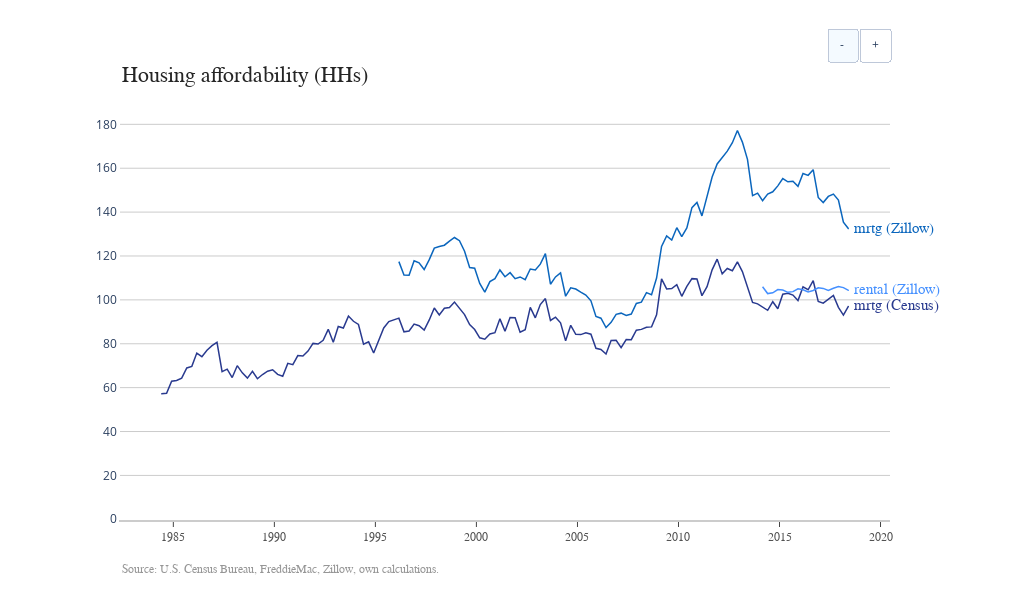

Write notebook code for a chart like this one.
### Code cell
fig = plot_nice(title="Housing affordability (HHs)", dic=dic, df=D[D.aff_Census.notna()], 
          margin=dict(autoexpand=False,l=120,r=130,t=110,), 
          show_series_label=True,
          #function = function, fsize= 20, fx= .550, fy = 1.13, 
          recessions=True,
          vertical_label_gutter=0, source = 'U.S. Census Bureau, FreddieMac, Zillow, own calculations.',
          show_endpoints=False,colors=['rgb(41, 58, 143)', 'rgb(11, 102, 189)', 'rgb(69, 144, 256)'])

### Figure 1 — Plotly figure (JSON) as saved in the notebook; plotly's stock layout.template omitted (floating-point values rounded to 4 significant figures; data arrays with more than 128 entries replaced by an {"elided": "..."} marker saying what was removed)
{"data": [{"connectgaps": true, "line": {"color": "rgb(41, 58, 143)", "width": 1.5}, "mode": "lines", "name": "mrtg (Census)", "type": "scatter", "x": {"elided": "137 str values"}, "y": {"elided": "137 float values"}}, {"marker": {"color": "rgb(41, 58, 143)", "size": 1}, "mode": "markers", "type": "scatter", "x": ["1984-06-01T00:00:00", "2018-06-01T00:00:00"], "y": [57.25, 97.14]}, {"connectgaps": true, "line": {"color": "rgb(11, 102, 189)", "width": 1.5}, "mode": "lines", "name": "mrtg (Zillow)", "type": "scatter", "x": {"elided": "137 str values"}, "y": {"elided": "137 float values"}}, {"marker": {"color": "rgb(11, 102, 189)", "size": 1}, "mode": "markers", "type": "scatter", "x": ["1984-06-01T00:00:00", "2018-06-01T00:00:00"], "y": [null, 132.4]}, {"connectgaps": true, "line": {"color": "rgb(69, 144, 256)", "width": 1.5}, "mode": "lines", "name": "rental (Zillow)", "type": "scatter", "x": {"elided": "137 str values"}, "y": {"elided": "137 float values"}}, {"marker": {"color": "rgb(69, 144, 256)", "size": 1}, "mode": "markers", "type": "scatter", "x": ["1984-06-01T00:00:00", "2018-06-01T00:00:00"], "y": [null, 104.3]}], "layout": {"annotations": [{"font": {"color": "rgb(41, 58, 143)", "family": "Arial", "size": 15}, "showarrow": false, "text": "mrtg (Census)", "x": 0.95, "xanchor": "left", "xref": "paper", "y": 97.14, "yanchor": "middle"}, {"font": {"family": "Arial", "size": 12}, "showarrow": false, "text": "", "x": 0.05, "xanchor": "right", "xref": "paper", "y": 57.25, "yanchor": "top"}, {"font": {"family": "Arial", "size": 12}, "showarrow": false, "text": "", "x": 0.95, "xanchor": "left", "xref": "paper", "y": 97.14, "yanchor": "top"}, {"font": {"color": "rgb(11, 102, 189)", "family": "Arial", "size": 15}, "showarrow": false, "text": "mrtg (Zillow)", "x": 0.95, "xanchor": "left", "xref": "paper", "y": 132.4, "yanchor": "middle"}, {"font": {"family": "Arial", "size": 12}, "showarrow": false, "text": "", "x": 0.05, "xanchor": "right", "xref": "paper", "y": null, "yanchor": "top"}, {"font": {"family": "Arial", "size": 12}, "showarrow": false, "text": "", "x": 0.95, "xanchor": "left", "xref": "paper", "y": 132.4, "yanchor": "top"}, {"font": {"color": "rgb(69, 144, 256)", "family": "Arial", "size": 15}, "showarrow": false, "text": "rental (Zillow)", "x": 0.95, "xanchor": "left", "xref": "paper", "y": 104.3, "yanchor": "middle"}, {"font": {"family": "Arial", "size": 12}, "showarrow": false, "text": "", "x": 0.05, "xanchor": "right", "xref": "paper", "y": null, "yanchor": "top"}, {"font": {"family": "Arial", "size": 12}, "showarrow": false, "text": "", "x": 0.95, "xanchor": "left", "xref": "paper", "y": 104.3, "yanchor": "top"}, {"font": {"color": "rgb(37,37,37)", "family": "Arial", "size": 22}, "showarrow": false, "text": "Housing affordability (HHs)", "x": 0, "xanchor": "left", "xref": "paper", "y": 1.05, "yanchor": "bottom", "yref": "paper"}, {"font": {"color": "rgb(150,150,150)", "family": "Arial", "size": 12}, "showarrow": false, "text": "Source: U.S. Census Bureau, FreddieMac, Zillow, own calculations.", "x": 0, "xanchor": "left", "xref": "paper", "y": -0.1, "yanchor": "top", "yref": "paper"}, {"font": {"color": "black", "family": "Arial", "size": 12}, "showarrow": false, "text": "", "x": 0, "xref": "paper", "y": 1.06, "yref": "paper"}], "autosize": false, "height": 600, "margin": {"autoexpand": false, "l": 120, "r": 130, "t": 110}, "plot_bgcolor": "white", "showlegend": false, "updatemenus": [{"active": 0, "buttons": [{"args": ["shapes", []], "label": "-", "method": "relayout"}, {"args": ["shapes", [{"fillcolor": "lightgray", "layer": "below", "line": {"color": "white", "width": 0.1}, "line_width": 0, "type": "rect", "x0": "1990-07-01T00:00:00", "x1": "1991-01-01T00:00:00", "xref": "x", "y0": 0, "y1": 0.97, "yref": "paper"}, {"fillcolor": "lightgray", "layer": "below", "line": {"color": "white", "width": 0.1}, "line_width": 0, "type": "rect", "x0": "2001-01-01T00:00:00", "x1": "2001-10-01T00:00:00", "xref": "x", "y0": 0, "y1": 0.97, "yref": "paper"}, {"fillcolor": "lightgray", "layer": "below", "line": {"color": "white", "width": 0.1}, "line_width": 0, "type": "rect", "x0": "2007-10-01T00:00:00", "x1": "2009-04-01T00:00:00", "xref": "x", "y0": 0, "y1": 0.97, "yref": "paper"}]], "label": "+", "method": "relayout"}], "direction": "right", "type": "buttons", "x": 1, "y": 1.2}], "width": 1020, "xaxis": {"linecolor": "rgb(204, 204, 204)", "linewidth": 2, "showgrid": true, "showline": true, "showticklabels": true, "tickfont": {"color": "rgb(82, 82, 82)", "family": "Arial", "size": 12}, "ticks": "outside"}, "yaxis": {"gridcolor": "rgb(204, 204, 204)", "showgrid": true, "showline": true, "showticklabels": true, "zeroline": false}}}
